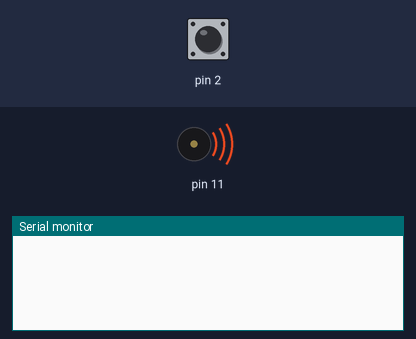
A sketch run on a simulated Arduino Uno, built with avr-gcc and run on an emulated ATmega328P. Shown: buzzer (waves = sounding), the last lines printed to the serial monitor. The inputs (shaded band) are chosen by the test bench; at power-on: pin 2 HIGH.

Above: at 1.2 s.
1.3 s: pin 2 pulled LOW for 0.15 s
At 2.6 s:
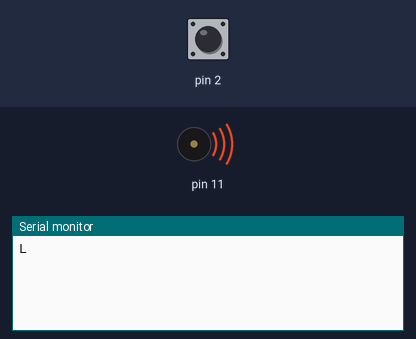
2.9 s: pin 2 pulsed LOW 5 times (0.12 s each, 0.3 s apart)
At 4.9 s:
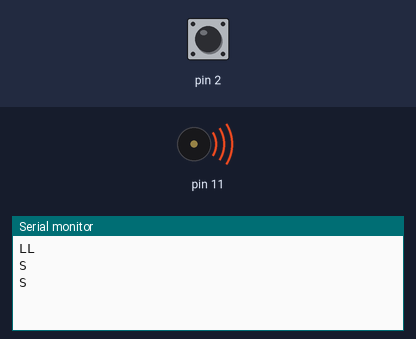

Measured:
- after the input at 1.3 s, the serial monitor: prints a new line after 0.15 s (image 1)
- after the input at 2.9 s, the serial monitor: prints a new line after 0.12 s (image 2)

The sketch:

sketch.ino
```cpp
// (licence header left out)
 // set knock pattern (L = long break, S = short break)
// e.g. tock-tock---tock---tock-tock would be SLLS
const char* patternCorrect = "LSSLLLS";

// set min and max length for long and short pauses (value in milliseconds)
const int pauseShortMin =  100;
const int pauseShortMax =  400;
const int pauseLongMin  =  500;
const int pauseLongMax  =  2000;

char patternRecognized[64];
uint8_t pattern_index = 0;
uint32_t lastStart = 0;

void setup() {
  Serial.begin(115200);
  pinMode(2, INPUT_PULLUP);
  tone(11, 1000);
}

void loop() {
  // get current run time
  uint32_t start = millis();

  // do nothing while push button is being pushed
  while (digitalRead(2) == LOW);

  // check push duration
  if (millis() - start >= 50) {
    if ((start-lastStart) >= pauseShortMin && (start-lastStart) <= pauseShortMax) {
      // push duration was short
      patternRecognized[pattern_index++] = 'S';
      Serial.print('S');
    }
    else if ((start-lastStart) >= pauseLongMin && (start-lastStart) <= pauseLongMax) {
      // push duration was long
      patternRecognized[pattern_index++] = 'L';
      Serial.print('L');
    }
    lastStart = start;
  }

  if (memcmp(patternRecognized, patternCorrect, pattern_index) != 0) {
    pattern_index = 0;
    lastStart = 0;
    Serial.println();
  }

  if (memcmp(patternRecognized, patternCorrect, strlen(patternCorrect)) == 0) {
    noTone(11);
    Serial.println("DONE");
    while(1);
  }
}
```
